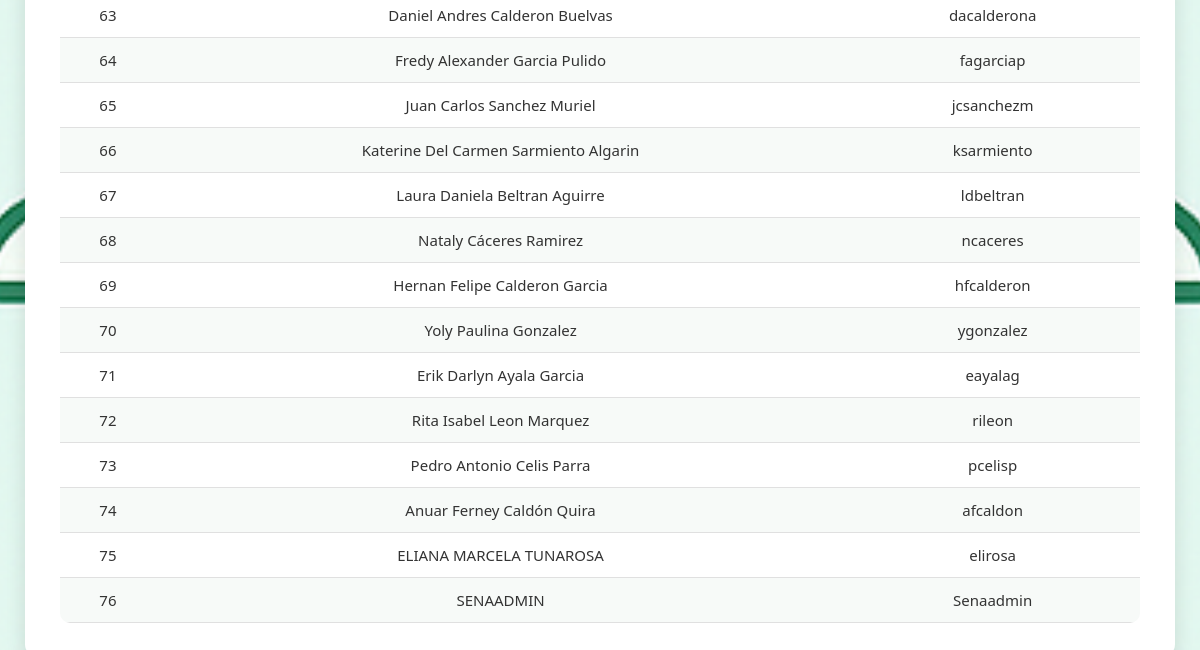
The page /Views/Admin/ver_evaluadores.php (signed in, lower part) on the database as committed earlier.
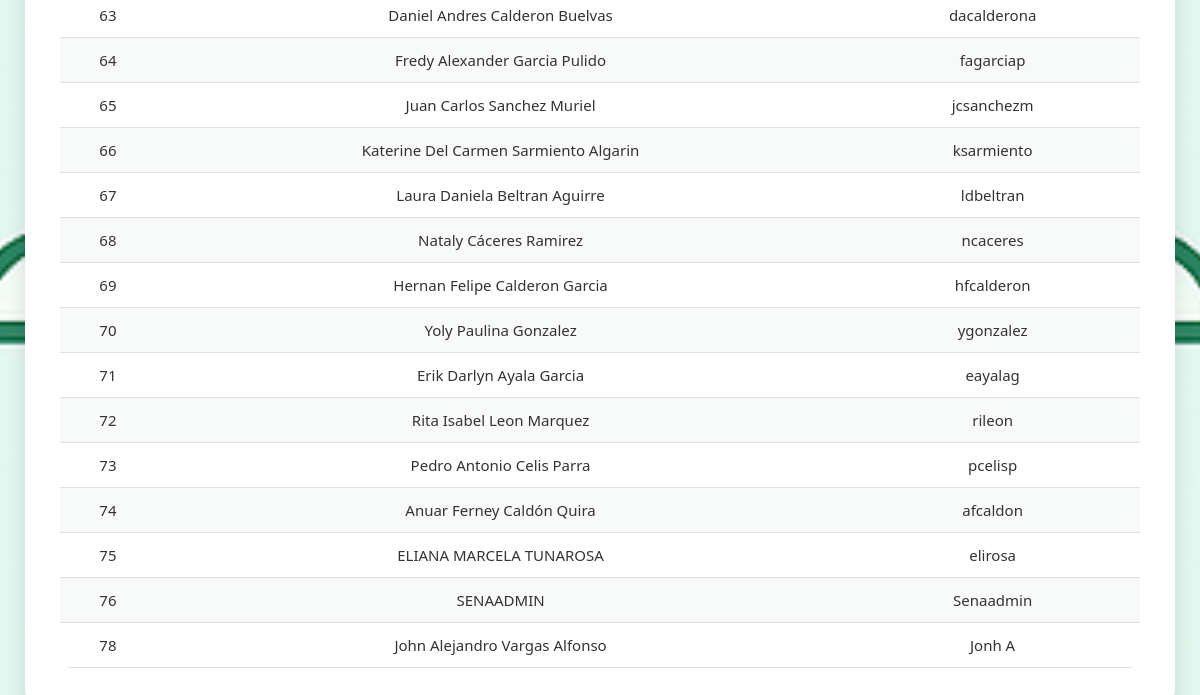
The same page on the database as committed later.
### tables this page shows
CREATE TABLE `evaluadores` (
  `id_evaluador` int(11) NOT NULL,
  `nombre` varchar(100) NOT NULL,
  `usuario` varchar(50) NOT NULL,
  `contrasena_hash` varchar(255) NOT NULL,
  `correo` varchar(100) DEFAULT NULL,
  `telefono` varchar(20) DEFAULT NULL,
  `cargo` varchar(100) DEFAULT NULL,
  `fecha_registro` timestamp NOT NULL DEFAULT current_timestamp()
);

### Controllers/EvaluadorController.php (called while the page is built, shortened)
<?php
require_once __DIR__ . "/../Models/Evaluador.php";
class EvaluadorController {
    private $model;
    public function __construct() {
        $db = (new Database())->conectar();
        $this->model = new Evaluador($db);
    }
    public function listarEvaluadores() {
        return $this->model->listarEvaluadores();
    }
}
?>

### Models/Evaluador.php (called while the page is built, shortened)
<?php
class Evaluador {
    private $conn;
    private $table = "evaluadores";
    public function __construct($db) {
        $this->conn = $db;
    }
    public function listarEvaluadores() {
        $query = "SELECT id_evaluador, nombre, usuario FROM {$this->table}";
        $stmt = $this->conn->prepare($query);
        $stmt->execute();
        return $stmt->fetchAll(PDO::FETCH_ASSOC);
    }
}
?>

### Views/Admin/ver_evaluadores.php (the view, shortened to what this page needs)
<?php
require_once "../../Controllers/EvaluadorController.php";
$controller = new EvaluadorController();
$evaluadores = $controller->listarEvaluadores();
?>
<!DOCTYPE html>
<html lang="es">
<head>
  <link rel="stylesheet" href="../../assets/css/admin.css">
</head>
<body>
  <div class="admin-container">
    <?php if (!empty($evaluadores)): ?>
      <table>
        <tbody>
          <?php foreach ($evaluadores as $e): ?>
            <tr>
              <td><?= htmlspecialchars($e['id_evaluador']) ?></td>
              <td><?= htmlspecialchars($e['nombre']) ?></td>
              <td><?= htmlspecialchars($e['usuario']) ?></td>
            </tr>
          <?php endforeach; ?>
        </tbody>
      </table>
    <?php else: ?>
      <p class="error">No hay evaluadores registrados todavía.</p>
    <?php endif; ?>
  </div>
</body>
</html>

Rows that differ between the two databases and show on the page:
added evaluadores: id_evaluador "78", nombre "John Alejandro Vargas Alfonso", usuario "Jonh A"
